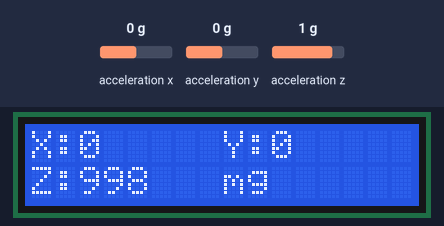
The sketch below on a simulated Arduino Uno, built with avr-gcc and run on an emulated ATmega328P. Shown: 16×2 character LCD. Wiring (inferred from the names in the program): ADXL345 accelerometer at I2C address 0x53. Inputs (shaded band) come from the test bench; at power-on: acceleration x 0 g, acceleration y 0 g, acceleration z 1 g. What the sketch prints to the serial monitor is not drawn.

Above: at 1.2 s.
1.3 s: acceleration x set to -1.4 g
At 2.7 s:
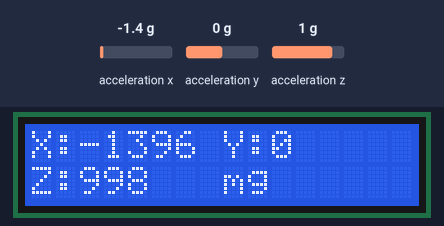
3.0 s: acceleration y set to -1.4 g
At 4.1 s:
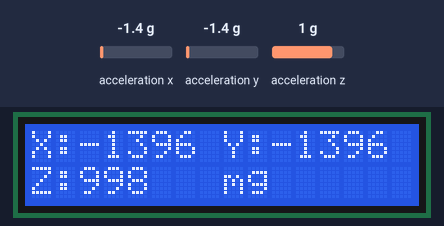
4.5 s: acceleration z set to -1.4 g
At 5.3 s:
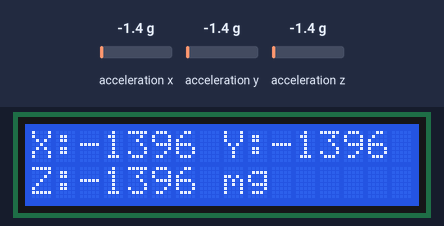
6.0 s: acceleration x set to -0.8 g
At 6.4 s:
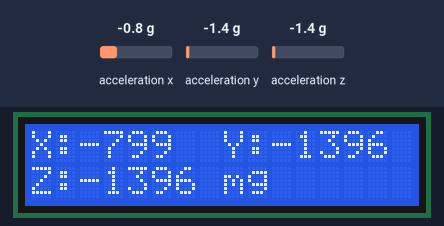
7.5 s: acceleration y set to -0.8 g
At 8.7 s:
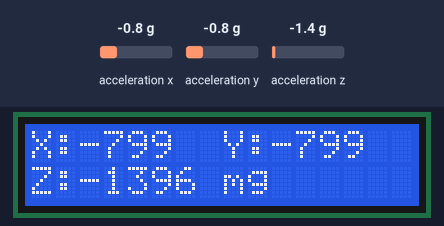
Timing chart, 0 to 10.0 s (numbered marks = the images above; inputs shaded):
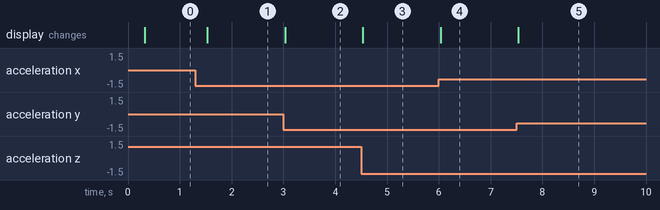

Measured:
- after the input at 1.3 s, the display: changes after 0.23 s (image 1)
- after the input at 3.0 s, the display: changes at once (image 2)
- after the input at 4.5 s, the display: changes at once (image 3)
- after the input at 6.0 s, the display: changes at once (image 4)
- after the input at 7.5 s, the display: changes at once (image 5)

The sketch:

adxl345_lcd_xbee.ino
```cpp
/*
 * adxl345_lcd_xbee.ino - Read an ADXL345 accelerometer, send it out the
 * hardware serial port (XBee, transparent mode) and show it on a 16x2 I2C LCD.
 *
 * Needs the "LiquidCrystal I2C" library (Frank de Brabander).
 *
 * Wiring (Uno). Both devices share the I2C pins A4 (SDA) and A5 (SCL).
 *   ADXL345 VCC -> 3V3      ADXL345 GND -> GND
 *   ADXL345 SDA -> A4       ADXL345 SCL -> A5
 *   ADXL345 CS  -> 3V3 (selects I2C)
 *   ADXL345 SDO -> GND (I2C address 0x53)
 *
 *   LCD VCC -> 5V           LCD GND -> GND
 *   LCD SDA -> A4           LCD SCL -> A5
 *
 * Serial output: one line per sample, "x,y,z" in milli-g (1000 = 1 g).
 */

#include <Wire.h>
#include <LiquidCrystal_I2C.h>

const uint8_t ADXL345_ADDR = 0x53;
const uint8_t REG_DEVID = 0x00;        // always reads 0xE5
const uint8_t REG_POWER_CTL = 0x2D;
const uint8_t REG_DATA_FORMAT = 0x31;
const uint8_t REG_DATAX0 = 0x32;       // first of 6 data bytes: X, Y, Z (low, high)

const unsigned long SAMPLE_PERIOD_MS = 100;   // 10 samples per second over the radio
const unsigned long LCD_PERIOD_MS = 250;      // the screen is slow, so refresh it less often

// LCD backpacks come with one of two addresses depending on the chip fitted.
LiquidCrystal_I2C lcd27(0x27, 16, 2);
LiquidCrystal_I2C lcd3F(0x3F, 16, 2);
LiquidCrystal_I2C *lcd = NULL;         // stays NULL if no screen is connected

bool i2cDevicePresent(uint8_t addr) {
  Wire.beginTransmission(addr);
  return Wire.endTransmission() == 0;
}

void writeRegister(uint8_t reg, uint8_t value) {
  Wire.beginTransmission(ADXL345_ADDR);
  Wire.write(reg);
  Wire.write(value);
  Wire.endTransmission();
}

uint8_t readRegister(uint8_t reg) {
  Wire.beginTransmission(ADXL345_ADDR);
  Wire.write(reg);
  Wire.endTransmission(false);
  Wire.requestFrom(ADXL345_ADDR, (uint8_t)1);
  return Wire.read();
}

void lcdShow(const char *line1, const char *line2) {
  if (lcd == NULL) {
    return;
  }
  lcd->setCursor(0, 0);
  lcd->print(line1);
  lcd->setCursor(0, 1);
  lcd->print(line2);
}

void setup() {
  // Must match the XBee's BD setting (and the bootloader, for OTA uploads).
  Serial.begin(115200);
  Wire.begin();

  if (i2cDevicePresent(0x27)) {
    lcd = &lcd27;
  } else if (i2cDevicePresent(0x3F)) {
    lcd = &lcd3F;
  }
  if (lcd != NULL) {
    lcd->init();
    lcd->backlight();
  } else {
    Serial.println("ERROR: LCD not found, check wiring");
  }

  if (readRegister(REG_DEVID) != 0xE5) {
    Serial.println("ERROR: ADXL345 not found, check wiring");
    lcdShow("ADXL345 not     ", "found           ");
  }
  writeRegister(REG_DATA_FORMAT, 0x08);   // full resolution, +/-2 g: 3.9 mg per count
  writeRegister(REG_POWER_CTL, 0x08);     // start measuring
}

void loop() {
  static unsigned long lastSample = 0;
  static unsigned long lastLcd = 0;
  if (millis() - lastSample < SAMPLE_PERIOD_MS) {
    return;
  }
  lastSample = millis();

  Wire.beginTransmission(ADXL345_ADDR);
  Wire.write(REG_DATAX0);
  Wire.endTransmission(false);
  Wire.requestFrom(ADXL345_ADDR, (uint8_t)6);
  if (Wire.available() < 6) {
    Serial.println("ERROR: no data from ADXL345");
    lcdShow("ADXL345         ", "no data         ");
    return;
  }

  long mg[3];
  for (uint8_t i = 0; i < 3; i++) {
    uint8_t low = Wire.read();
    uint8_t high = Wire.read();
    // 3.9 mg per count, done in integers: counts * 39 / 10.
    mg[i] = (long)(int16_t)((high << 8) | low) * 39 / 10;
  }

  Serial.print(mg[0]);
  Serial.print(',');
  Serial.print(mg[1]);
  Serial.print(',');
  Serial.println(mg[2]);

  if (millis() - lastLcd >= LCD_PERIOD_MS) {
    lastLcd = millis();
    // Fixed-width fields overwrite the old digits, so no flickery clear().
    char line1[17];
    char line2[17];
    snprintf(line1, sizeof(line1), "X:%-5ld Y:%-5ld ", mg[0], mg[1]);
    snprintf(line2, sizeof(line2), "Z:%-5ld mg      ", mg[2]);
    lcdShow(line1, line2);
  }
}
```
